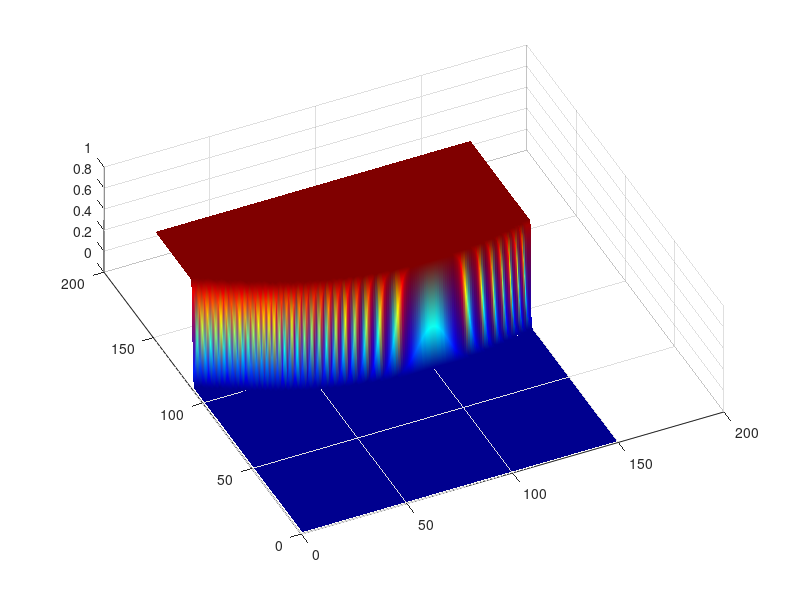

This chart was generated by the following MATLAB code:
%%%%%%%%%%%%%%%%%%%%%%%%%%%%%%%%%%%%%%%%%%%%%%%%%%%%%%%%%%%%%%%%%%%
% We attempt to simulate u_t = u_xx + e^2*u_yy + f(u) using finite
% difference approximations.
%
% Solve: u_t = u_{xx} + epsilon^2*u_{yy} + u(1-u)
% Approximation:
% u(t_i + t_delta, x) = u(t_i, x) + t_delta / h^2 [ \sum u(t_i, x + h_e) - 2nu(t_i, x) ]
%                       + t_delta * u(1-u)
%
%%%%%%%%%%%%%%%%%%%%%%%%%%%%%%%%%%%%%%%%%%%%%%%%%%%%%%%%%%%%%%%%%%%

clc; close all; clear;

% -----------------------------------------------------------------

COMPACT_SUPPORT = 0;
WEDGE           = 1;

INITIAL_DATA_TYPE = WEDGE;        % set to the type of initial condition
                                            % we want to simulate

%%%%%%%%%%%%%%%%%%%%%%%%%%%%%%%%%%%%%%%%%%%%%%%%%%%%%%%%%%%%%%%%%%%
% Initialize parameters
%%%%%%%%%%%%%%%%%%%%%%%%%%%%%%%%%%%%%%%%%%%%%%%%%%%%%%%%%%%%%%%%%%%


d = 2;                  % working in R^2
n = 150;                % simulation grid size
h = 1;                  % mesh width

% We want t_delta \approx h^2 where n is the mesh size. This cancels out
% some ugly constant factors in the update equation.
t_delta = h^2;          % time increment
time = 120;              % number of steps to simulate. time * t_delta is the total "unit time"
f = zeros(n / h);       % growth rate
epsilon = 0.1;
gamma = 0.3;            % dampen the gradient


%%%%%%%%%%%%%%%%%%%%%%%%%%%%%%%%%%%%%%%%%%%%%%%%%%%%%%%%%%%%%%%%%%%
% Initial conditions
%%%%%%%%%%%%%%%%%%%%%%%%%%%%%%%%%%%%%%%%%%%%%%%%%%%%%%%%%%%%%%%%%%%

N = n / h;              % mesh size
u = zeros(N);           % the matrix ``u`` will hold our simulated values for the solution
grad = 0 * u;           % we'll store the neighbor_average in this term
                        % TODO(ansh): rename to ``neighbors``
v0 = 9E-1;              % some small nonzero intial value

% Nonzero on a compact set

% Nonzero on a centered square.
if INITIAL_DATA_TYPE == COMPACT_SUPPORT
  u(N/2, N/2) = v0; u(N/2 + 1, N/2) = v0; u(N/2, N/2 + 1) = v0; u(N/2 - 1, N/2 + 1) = v0;
end

if INITIAL_DATA_TYPE == WEDGE
  p = [100 100];                % specify the base point of our wedge
  v = [1 0];                    % specify the vector which determines wedge direction
  tolerance = cos(pi / 3);      % sepcify the degree around the vector which we want nonzero
  for i = -N:1:N
    for j = -N:1:N
      cos_ = ([i j] * v') / (norm([i j]) * norm(v));
      if tolerance < cos_ && cos_ < 1                   % make sure our [i j] are within the wedge
        i_p = i + p(1);
        j_p = j + p(2);
        if 1 <= i_p && i_p <= N && 1 <= j_p && j_p <= N
          u(i + p(1),j + p(2)) = v0;
        end
      end
    end
  end
end

%%%%%%%%%%%%%%%%%%%%%%%%%%%%%%%%%%%%%%%%%%%%%%%%%%%%%%%%%%%%%%%%%%%
% Run simulation
%%%%%%%%%%%%%%%%%%%%%%%%%%%%%%%%%%%%%%%%%%%%%%%%%%%%%%%%%%%%%%%%%%%

% Indices using which we can represent the "inner" terms of the matrix
I = 2:N-1; J = 2:N-1;

for step=1:time
  grad(I, J) = u(I, J - 1) + u(I, J + 1) + epsilon^2*u(I - 1, J) + epsilon^2*u(I + 1, J);
  u(I, J) = u(I, J) + gamma * (t_delta / h^2) * (grad(I, J) - 2*(epsilon^2 + 1)*u(I, J)) + t_delta*(u(I,J) .* (1 - u(I,J)));
  u(1, :) = u(2, :); u(N, :) = u(N-1, :); u(:, 1) = u(:, 2); u(:, N) = u(:, N-1);

  % normalize so that no value in the solution goes beyond 1
  for i = 1:N
    for j = 1:N
      if u(i, j) > 1
        u(i, j) = 1;
      end
    end
  end

  pcolor(u); shading interp;
  colorbar; colormap hsv;
  drawnow;
end

surf(u);
shading interp; colormap jet;
view([-25 70]);
